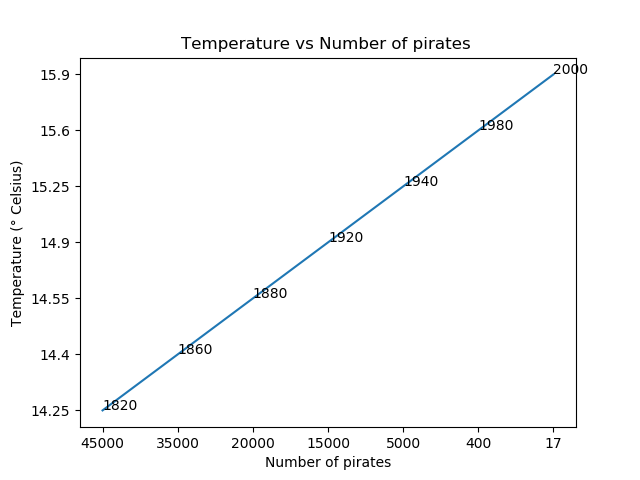

The script that saved this image:
import csv
import os
from matplotlib import pyplot as plt

years = []
temps = []
pirates = []

path = "./"
with open(os.path.join(path, "pirates.csv"), "r") as my_file:
    my_file_reader = csv.reader(my_file)
    next(my_file_reader)
    for year, temp, pirate in my_file_reader:
        years.append(year)
        temps.append(temp)
        pirates.append(pirate)

plt.plot(pirates, temps)
plt.title("Temperature vs Number of pirates ")
plt.xlabel("Number of pirates")
plt.ylabel("Temperature (° Celsius)")

# plt.axis([0, 48000, 14, 16])

# annotate points with years
for i in range(0, len(years)):
    plt.annotate(str(years[i]), xy=(pirates[i], temps[i]))

plt.savefig(path + "pirates.png")
plt.show()

